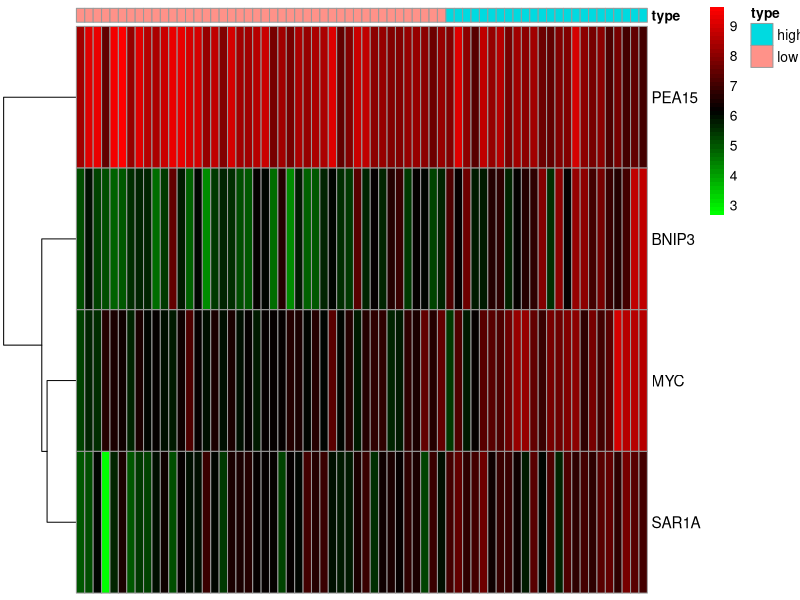
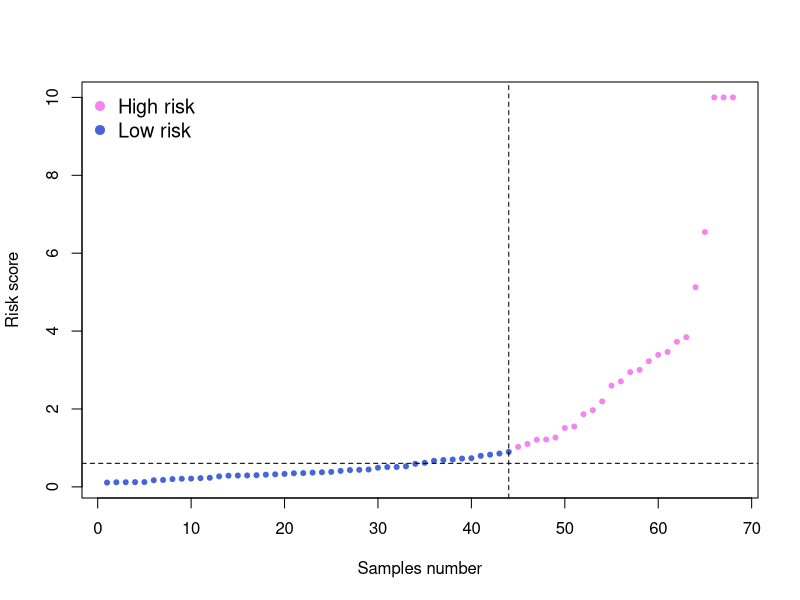
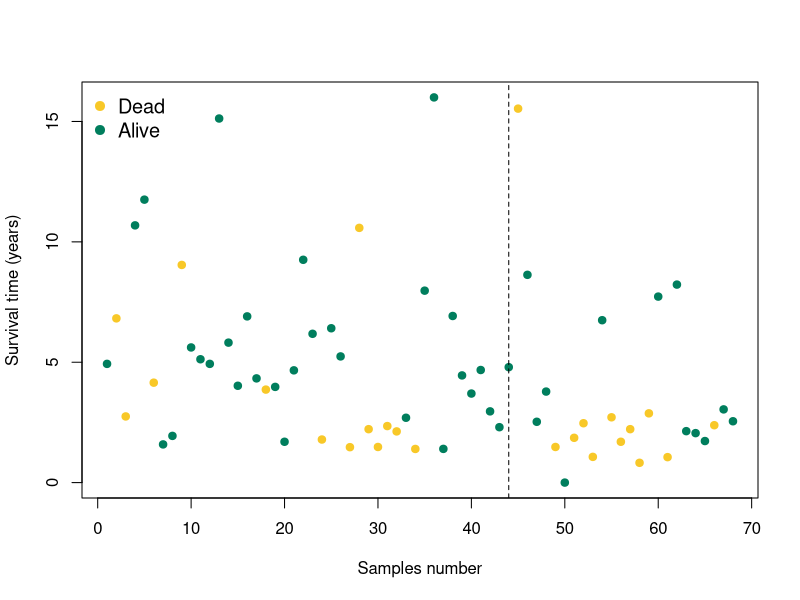

The R script that drew these images, in order:
######Video source: https://ke.biowolf.cn
######??????ѧ??: https://www.biowolf.cn/
######΢?Ź??ںţ?biowolf_cn
######???????䣺2749657388@qq.com
######????΢??: 18520221056

#install.packages("pheatmap")

library(pheatmap)
setwd("C:\\Users\\ACER\\Desktop\\Autophagy\\13.risk")             #???ù???Ŀ¼
rt=read.table("riskTest.txt",sep="\t",header=T,row.names=1,check.names=F)       #??ȡ?????ļ?
rt=rt[order(rt$riskScore),]                                     #????riskScore????Ʒ????

#绘制风险曲线
riskClass=rt[,"risk"]
lowLength=length(riskClass[riskClass=="low"])
highLength=length(riskClass[riskClass=="high"])
line=rt[,"riskScore"]
line[line>10]=10
pdf(file="riskScore2.pdf",width = 10,height = 4)
plot(line,
     type="p",
     pch=20,
     xlab="Samples number",
     ylab="Risk score",
     col=c(rep("#4665D9",lowLength),
     rep("#F584F0",highLength)))
abline(h=median(rt$riskScore),v=lowLength,lty=2)
legend("topleft", c("High risk", "Low risk"),bty="n",pch=19,col=c("#F584F0","#4665D9"),cex=1.2)
dev.off()

#绘制生存状态图
color=as.vector(rt$fustat)
color[color==1]="#f8c828"
color[color==0]="#007e5d"
pdf(file="survStat.pdf",width = 10,height = 4)
plot(rt$futime,
     pch=19,
     xlab="Samples number",
     ylab="Survival time (years)",
     col=color)
legend("topleft", c("Dead", "Alive"),bty="n",pch=19,col=c("#f8c828","#007e5d"),cex=1.2)
abline(v=lowLength,lty=2)
dev.off()

#绘制风险热图
rt1=rt[c(3:(ncol(rt)-2))]
rt1=t(rt1)
annotation=data.frame(type=rt[,ncol(rt)])
rownames(annotation)=rownames(rt)
pdf(file="heatmap.pdf",width = 10,height = 4)
pheatmap(rt1, 
         annotation=annotation, 
         cluster_cols = FALSE,
         fontsize_row=11,
         show_colnames = F,
         fontsize_col=3,
         color = colorRampPalette(c("green", "black", "red"))(50) )
dev.off()

A <- rgb(245/255,132/255,240/255)
B <- rgb(70/255,101/255,217/255)
